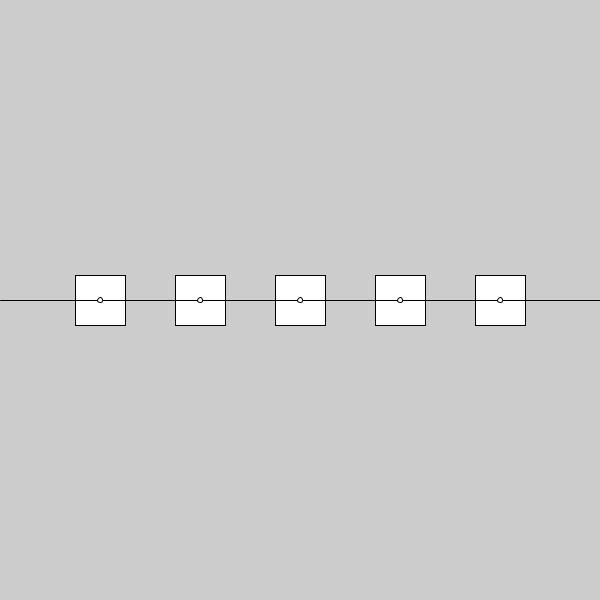
Frame 1 (no input)
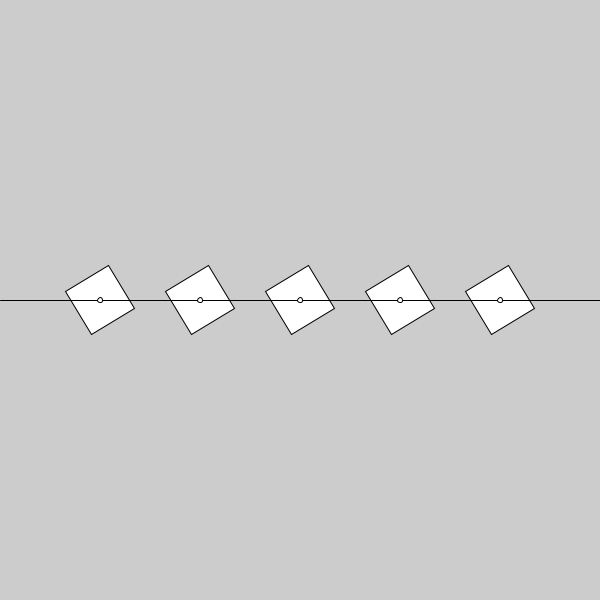
Frame 60 (the mouse pressed at the canvas centre just before this capture)
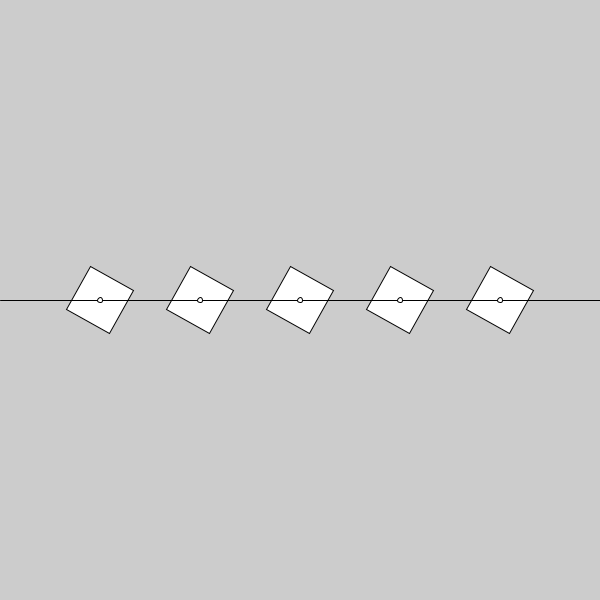
Frame 120 (the mouse held since frame 60 and released just before this capture)

The Processing sketch that drew these frames (run headless with seeded random() and noise(); from frame 60 on, the mouse is pressed at the canvas centre):

// Processing sketch: build
// ── build.pde
int r1 = 0;
int r2 = 0;
int r3 = 0;
int r4 = 0;
int r5 = 0;

void setup() {

  size(600,600);
  rectMode(CENTER);
}

void draw() {

  background(#CCCCCC);

  pushMatrix();
    translate(100,height/2);
    rotate(radians(r1++));
    rect(0,0,50,50);
  popMatrix();

  pushMatrix();
    translate(200,height/2);
    rotate(radians(r2++));
    rect(0,0,50,50);
  popMatrix();

  pushMatrix();
    translate(300,height/2);
    rotate(radians(r3++));
    rect(0,0,50,50);
  popMatrix();

  pushMatrix();
    translate(400,height/2);
    rotate(radians(r4++));
    rect(0,0,50,50);
  popMatrix();

  pushMatrix();
    translate(500,height/2);
    rotate(radians(r5++));
    rect(0,0,50,50);
  popMatrix();

  line(0,height/2,width,height/2);

  ellipse(100,height/2,5,5);
  ellipse(200,height/2,5,5);
  ellipse(300,height/2,5,5);
  ellipse(400,height/2,5,5);
  ellipse(500,height/2,5,5);


}
